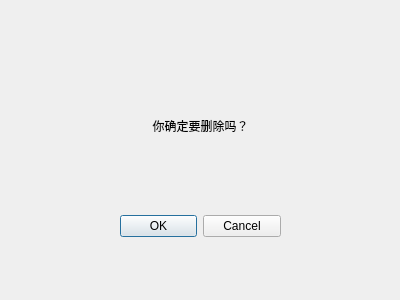
<?xml version="1.0" encoding="UTF-8"?>
<ui version="4.0">
 <class>SHPopupDlg</class>
 <widget class="QDialog" name="SHPopupDlg">
  <property name="geometry">
   <rect>
    <x>0</x>
    <y>0</y>
    <width>400</width>
    <height>300</height>
   </rect>
  </property>
  <property name="windowTitle">
   <string>Dialog</string>
  </property>
  <widget class="QDialogButtonBox" name="buttonBox">
   <property name="geometry">
    <rect>
     <x>120</x>
     <y>210</y>
     <width>161</width>
     <height>32</height>
    </rect>
   </property>
   <property name="orientation">
    <enum>Qt::Horizontal</enum>
   </property>
   <property name="standardButtons">
    <set>QDialogButtonBox::Cancel|QDialogButtonBox::Ok</set>
   </property>
  </widget>
  <widget class="QLabel" name="label_text">
   <property name="geometry">
    <rect>
     <x>50</x>
     <y>60</y>
     <width>301</width>
     <height>131</height>
    </rect>
   </property>
   <property name="layoutDirection">
    <enum>Qt::LeftToRight</enum>
   </property>
   <property name="text">
    <string>你确定要删除吗？</string>
   </property>
   <property name="alignment">
    <set>Qt::AlignCenter</set>
   </property>
  </widget>
 </widget>
 <resources/>
 <connections/>
</ui>
